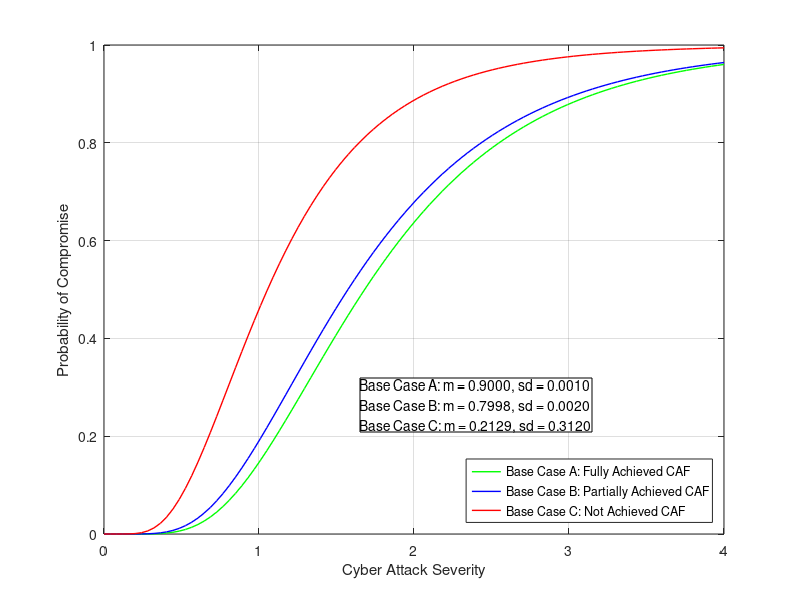

This chart was generated by the following MATLAB code:
% Adam Lewis 3rd Year Individual Project

% MATLAB script to generate fragility curves using
% Log Normal Cumulative Distribution Function from mean
% and standard deviation obtained from discrete model

% This script is used to generate 3 base case curves

m_norm_A = 1.9000;    % Company A(high resilience) Normalised & scaled mean
s_norm_A = 0.9990;    % Company A(high resilience) Normalised std deviation
m_norm_B = 1.7998;    % Company B(moderate resilience) Normalised & scaled mean
s_norm_B = 0.9980;    % Company B(moderate resilience) Normalised std deviation
m_norm_C = 1.2129;    % Company C(low resilience) Normalised & scaled mean
s_norm_C = 0.6880;    % Company C(low resilience) Normalised std deviation

% Convert mean and std to beta/theta for companies A, B and C
beta_A = sqrt(log(1 + (s_norm_A/m_norm_A)^2));
theta_A = m_norm_A * exp(-0.5 * beta_A^2);
beta_B = sqrt(log(1 + (s_norm_B/m_norm_B)^2));
theta_B = m_norm_B * exp(-0.5 * beta_B^2);
beta_C = sqrt(log(1 + (s_norm_C/m_norm_C)^2));
theta_C = m_norm_C * exp(-0.5 * beta_C^2);

% Define intensity measure X
x = linspace(0, 4, 100); 

% Use normcdf to generate fragility curves
P_CompanyA = normcdf((log(x / theta_A)) / beta_A);
P_CompanyB = normcdf((log(x / theta_B)) / beta_B);
P_CompanyC = normcdf((log(x / theta_C)) / beta_C);

% Plot fragility Curve
figure;
plot(x, P_CompanyA, 'g-', 'LineWidth', 1); hold on; 
plot(x, P_CompanyB, 'b-', 'LineWidth', 1);         
plot(x, P_CompanyC, 'r-', 'LineWidth', 1);          
xlabel('Cyber Attack Severity');
ylabel('Probability of Compromise');
set(gcf, 'Color', 'white');

% Main legend -
legend({ 'Base Case A: Fully Achieved CAF', ...
         'Base Case B: Partially Achieved CAF', ...
         'Base Case C: Not Achieved CAF' }, ...
         'Location', 'southeast');

% Text box for mean and SD inputs
annotation_str = {...
    sprintf('Base Case A: m = %.4f, sd = %.4f', m_norm_A-1, 1-s_norm_A), ...
    sprintf('Base Case B: m = %.4f, sd = %.4f', m_norm_B-1, 1-s_norm_B), ...
    sprintf('Base Case C: m = %.4f, sd = %.4f', m_norm_C-1, 1-s_norm_C)};
annotation('textbox', [0.45, 0.28, 0.3, 0.15], 'String', annotation_str,...
           'FitBoxToText', 'on', 'EdgeColor', 'black', ...
           'BackgroundColor', 'white');
grid on;
hold off;

% Uncomment to save plot to local drive
% exportgraphics(gcf, 'baseCases.png', 'Resolution', 300);
